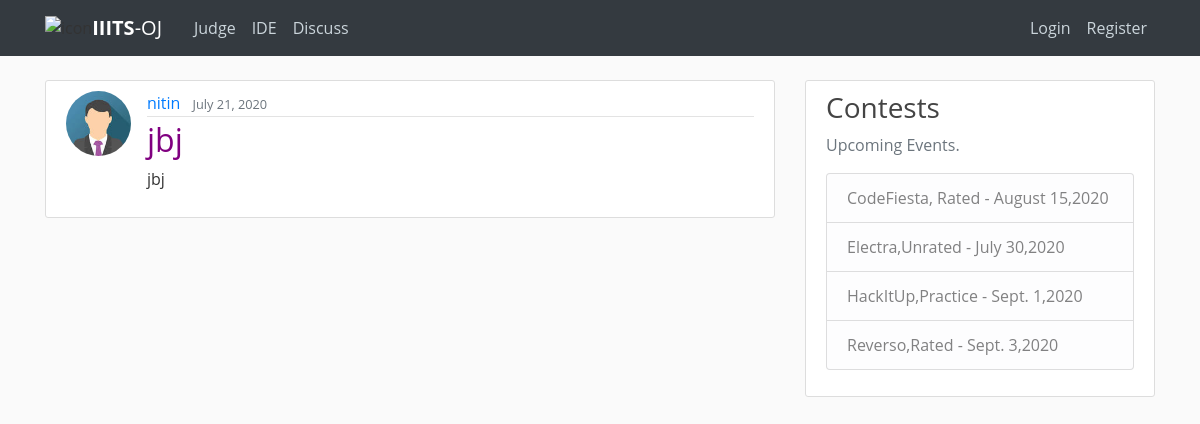
/discuss/, run on the app's committed database.
### blog/models.py (models this page shows, shortened)
class Post(models.Model):
    title = models.CharField(max_length=100)
    content = FroalaField(theme='gray')
    date_posted = models.DateTimeField(default=timezone.now)
    author = models.ForeignKey(User, on_delete=models.CASCADE)

### users/models.py (models this page shows, shortened)
class Profile(models.Model):
    user = models.OneToOneField(User,on_delete=models.CASCADE)
    image = models.ImageField(default='default.jpg',upload_to='profile_pics')
    institution = models.CharField(max_length=100,default="IIITS")
    bio = models.TextField(default="...")
    rating=models.IntegerField(default=0)
    hrating=models.IntegerField(default=0)
    star=models.IntegerField(default=1)
    ac_solution=models.IntegerField(default=0)
    wa_solution=models.IntegerField(default=0)
    tle_solution=models.IntegerField(default=0)
    ce_solution=models.IntegerField(default=0)
    re_solution=models.IntegerField(default=0)

### blog/views.py (the view)
# urls.py: path('', PostListView.as_view(), name='blog-home'),
class PostListView(ListView):
    model=Post
    template_name = 'blog/home.html' # <app>/<model>_<viewtype>.html
    context_object_name = 'posts'
    ordering = ['-date_posted']
    paginate_by = 5

### blog/templates/blog/home.html (shortened to what this page needs)
{% extends "blog/base.html" %}
{% block content %}
<link href="/static/froala_editor/css/froala_style.min.css" type="text/css" media="all" rel="stylesheet">
    {% for post in posts %}
    <article class="media content-section">
        <img class="rounded-circle article-img" src="{{ post.author.profile.image.url }}">
        <div class="media-body">
          <div class="article-metadata">
            <a class="mr-2 " href="{% url 'user-posts' post.author.username %}">{{ post.author }}</a>
            <small class="text-muted">{{ post.date_posted|date:"F d, Y"}}</small>
          </div>
          <h2><a class="article-title" style="color:purple" href="{% url 'post-detail' post.id %}">{{ post.title }}</a></h2>
       <div class="fr-view">
         <div class="trun" >
        {{ post.content | safe |truncatewords_html:20}}
         </div>
         </div>
        </div>
      </article>
    {% endfor %}
{% endblock content %}

### blog/static/blog/main.css (style rules this page uses)
body { background: #fafafa; color: #333333; margin-top: 5rem; }
h1, h2, h3, h4, h5, h6 { color: #444444; }
.content-section { background: #ffffff; padding: 10px 20px; border: 1px solid #dddddd; border-radius: 3px; margin-bottom: 20px; }
.article-title { color: #444444; }
.article-img { height: 65px; width: 65px; margin-right: 16px; }
.article-metadata { padding-bottom: 1px; margin-bottom: 4px; border-bottom: 1px solid #e3e3e3 }

### blog/templates/blog/base.html (style rules this page uses)
body { font-family: 'Open Sans', arial, sans-serif; }

### data on the page
Post: author.profile.image (placeholder picture), author "nitin", date_posted "July 21, 2020", title "jbj", content "jbj"
